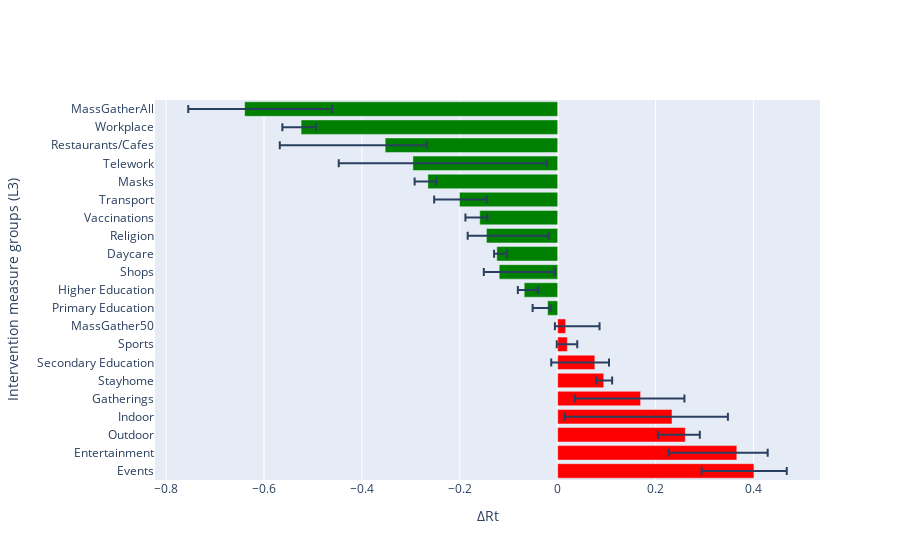

The notebook cell this image was saved under:
### Code cell
plot = merged[['median_LASSO', 'Measure', 'high_LASSO', 'low_LASSO']]
plot = plot.sort_values(by='median_LASSO', ascending=False)
plot['colors'] = ['red'] * sum(plot['median_LASSO']>0) + ['green'] * sum(plot['median_LASSO']<=0)

fig = go.Figure(go.Bar(
            x=plot['median_LASSO'],
            y=plot['Measure'],
            orientation='h',
            marker_color=plot['colors'],
            error_x=dict(
                type='data',
                symmetric=False,
                array=abs(plot['median_LASSO']-plot['high_LASSO']), 
                arrayminus=plot['median_LASSO']- plot['low_LASSO'])))
fig.update_layout(
    xaxis_title="∆Rt",
    yaxis_title="Intervention measure groups (L3)")
fig.show()

### Figure 1 — Plotly figure (JSON) as saved in the notebook; plotly's stock layout.template omitted (floating-point values rounded to 4 significant figures)
{"data": [{"error_x": {"array": [0.06706, 0.06304, 0.02965, 0.1142, 0.08955, 0.01723, 0.02891, 0.02032, 0.06923, 0.006242, 0.02872, 0.113, 0.02081, 0.1271, 0.01558, 0.05576, 0.01743, 0.2737, 0.08503, 0.03037, 0.1787], "arrayminus": [0.1068, 0.1393, 0.05587, 0.2191, 0.1343, 0.01518, 0.08913, 0.02153, 0.02195, 0.03059, 0.01299, 0.03145, 0.005524, 0.0383, 0.02924, 0.05178, 0.02704, 0.1515, 0.2153, 0.03826, 0.1152], "symmetric": false, "type": "data"}, "marker": {"color": ["red", "red", "red", "red", "red", "red", "red", "red", "red", "green", "green", "green", "green", "green", "green", "green", "green", "green", "green", "green", "green"]}, "orientation": "h", "type": "bar", "x": [0.4009, 0.366, 0.2607, 0.2336, 0.1694, 0.09402, 0.07593, 0.01966, 0.01626, -0.02061, -0.06841, -0.1194, -0.1244, -0.1456, -0.1593, -0.2006, -0.2652, -0.2958, -0.3525, -0.5242, -0.6396], "y": ["Events", "Entertainment", "Outdoor", "Indoor", "Gatherings", "Stayhome", "Secondary Education", "Sports", "MassGather50", "Primary Education", "Higher Education", "Shops", "Daycare", "Religion", "Vaccinations", "Transport", "Masks", "Telework", "Restaurants/Cafes", "Workplace", "MassGatherAll"]}], "layout": {"xaxis": {"title": {"text": "∆Rt"}}, "yaxis": {"title": {"text": "Intervention measure groups (L3)"}}}}
